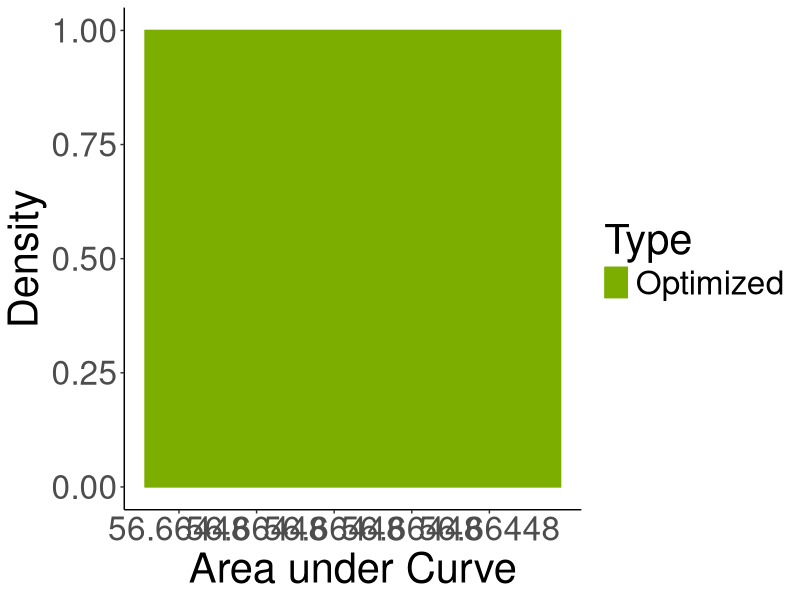

Recreate this plot in R.
library(tidyr)
library(dplyr)
library(ggplot2)


RED = "#F8766D"
GREEN = "#7CAE00"
BLUE = "#00BFC4"
PURPLE = "#C77CFF"
SCALE = c( GREEN, RED, BLUE, PURPLE)
######################################


data = read.csv("results_auc_optimized.tsv", sep="\t")
#data = data %>% filter(Script == "forWords_Finnish_RandomOrder_Coarse_FineSurprisal.py")


data$Type = ifelse(data$Model %in% c("REAL", "RANDOM", "REVERSE"), as.character(data$Model), "Optimized")
data$Type = ifelse(data$Type %in% c("REAL"), "Real", as.character(data$Type))
data$Type = ifelse(data$Type %in% c("RANDOM"), "Random", as.character(data$Type))
data$Type = ifelse(data$Type %in% c("REVERSE"), "Reverse", as.character(data$Type))

data_ = data %>% filter(Type %in% c("Real", "Random", "Optimized", "Reverse"))


barWidth = (max(data$AUC) - min(data$AUC))/30

plot = ggplot(data_, aes(x=AUC, fill=Type, color=Type))
plot = plot + theme_classic()
plot = plot + xlab("Area under Curve") + ylab("Density")
plot = plot + theme(text=element_text(size=30))
plot = plot + geom_density(data= data_%>%filter(Type == "Random"), aes(y=..scaled..)) 
plot = plot + geom_bar(data = data_ %>% filter(!(Type %in% c("Random"))) %>% group_by(Type) %>% summarise(AUC=mean(AUC)) %>% mutate(y=1),  aes(y=y, group=Type), width=barWidth, stat="identity", position = position_dodge()) + scale_colour_manual(values=SCALE) + scale_fill_manual(values=SCALE)
ggsave(plot, file=paste("suffixes-byMorphemes-auc-hist-heldout-Coarse-FineSurprisal-optimized.pdf", sep=""), height=4, width=8)



